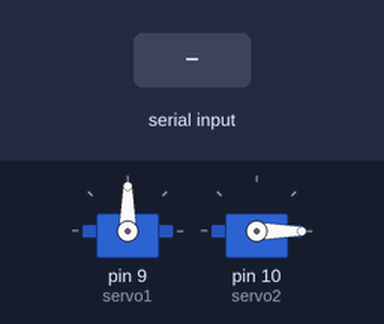
Bench run of a sketch on a simulated Arduino Uno, built with avr-gcc and run on an emulated ATmega328P. Parts: 2 × servo. The test bench sets the inputs (shaded band).

Above: at 1.2 s.
1.3 s: "A" received over Serial
At 2.0 s:
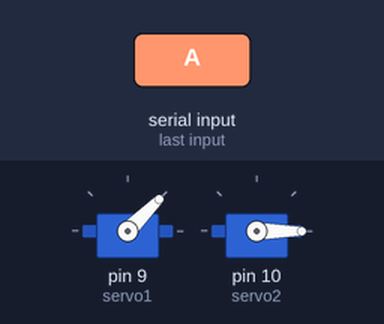
2.8 s: "B" received over Serial
At 3.1 s:
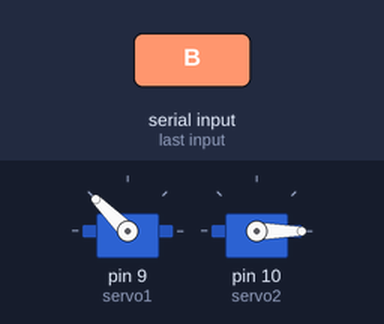
4.3 s: "D" received over Serial
At 5.4 s:
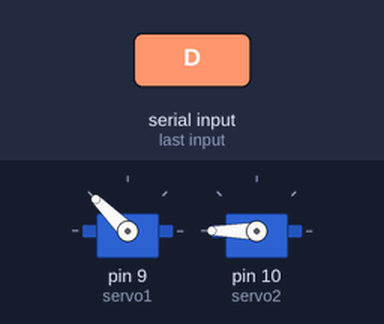
5.8 s: "A" received over Serial
At 6.6 s:
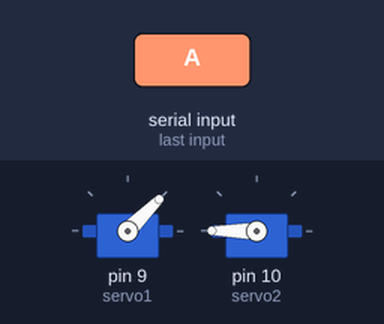
7.3 s: "C" received over Serial
At 7.7 s:
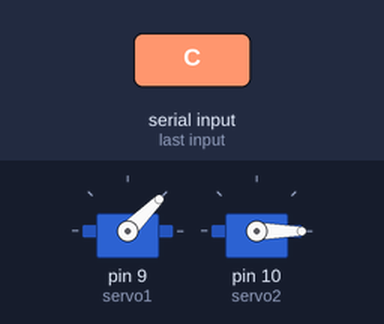
Timing chart, 0 to 9.8 s (numbered marks = the images above; inputs shaded):
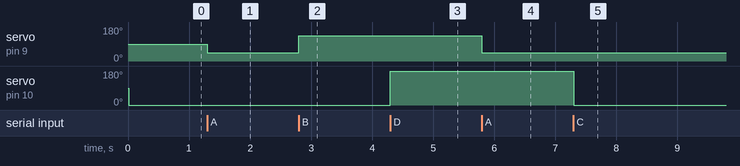

Measured:
- after the input at 1.3 s, servo on pin 9 (servo1): 90° → 45° at once
- after the input at 2.8 s, servo on pin 9 (servo1): 45° → 135° at once
- after the input at 4.3 s, servo on pin 10 (servo2): 0° → 180° at once
- after the input at 5.8 s, servo on pin 9 (servo1): 135° → 45° at once
- after the input at 7.3 s, servo on pin 10 (servo2): 180° → 0° at once

The sketch:

Simple.ino
```cpp
#include <Servo.h>

Servo servo1;
Servo servo2;

void setup() {
  servo1.attach(9);
  servo2.attach(10);
  servo2.write(90);
  delay(10);
  servo2.write(0);

  Serial.begin(9600);
}

void loop() {
  if (Serial.available() > 0) {
    char command = Serial.read();
    switch (command) {
      case 'A':
        servo1.write(45);
        break;
      case 'B':
        servo1.write(135);
        break;
      case 'C':
        servo2.write(0);
        break;
      case 'D':
        servo2.write(180);
        break;
    }
  }
}
```
